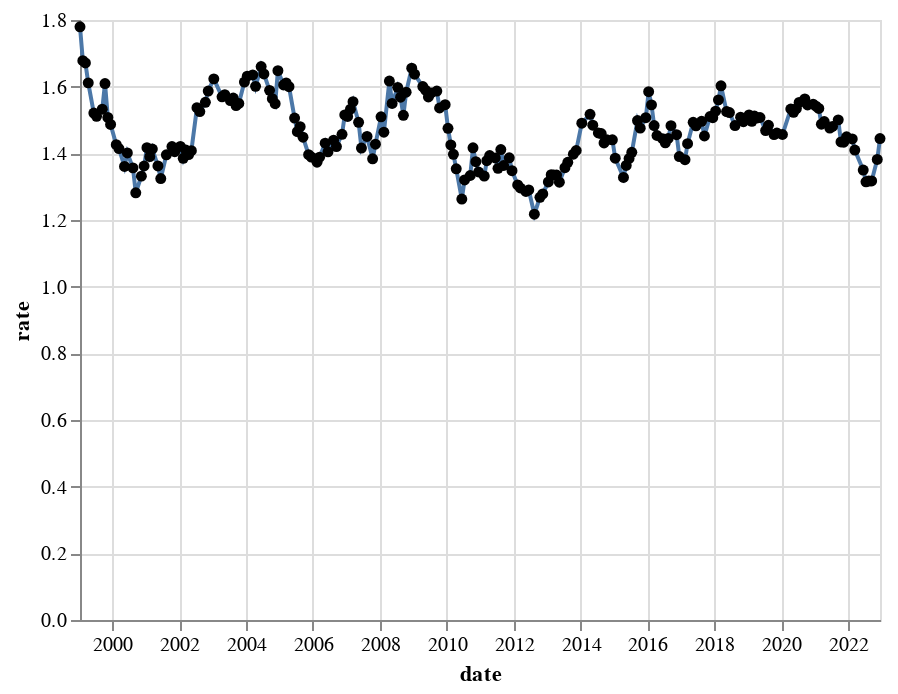

The cell this chart's notebook holds for it:
### Markdown cell above
You can alternatively the appearance of the point with `OverlayMarkDef`.
`point=alt.OverlayMarkDef(color="black")`

### Code cell
alt.Chart(data_canada).mark_line(
    point=alt.OverlayMarkDef(color="black")
).encode(
    alt.X('date'),
    alt.Y('rate:Q'),
)

### Figure 1 — Vega-Lite specification as saved in the notebook (floating-point values rounded to 4 significant figures; data arrays with more than 128 entries replaced by an {"elided": "..."} marker saying what was removed)
{"config": {"view": {"continuousWidth": 400, "continuousHeight": 300}}, "data": {"name": "data-a961be329b6941f8cde3109455aeb173"}, "mark": {"type": "line", "point": {"color": "black"}}, "encoding": {"x": {"type": "temporal", "field": "date"}, "y": {"type": "quantitative", "field": "rate"}}, "$schema": "https://vega.github.io/schema/vega-lite/v4.8.1.json", "datasets": {"data-a961be329b6941f8cde3109455aeb173": {"elided": "206 records"}}}
